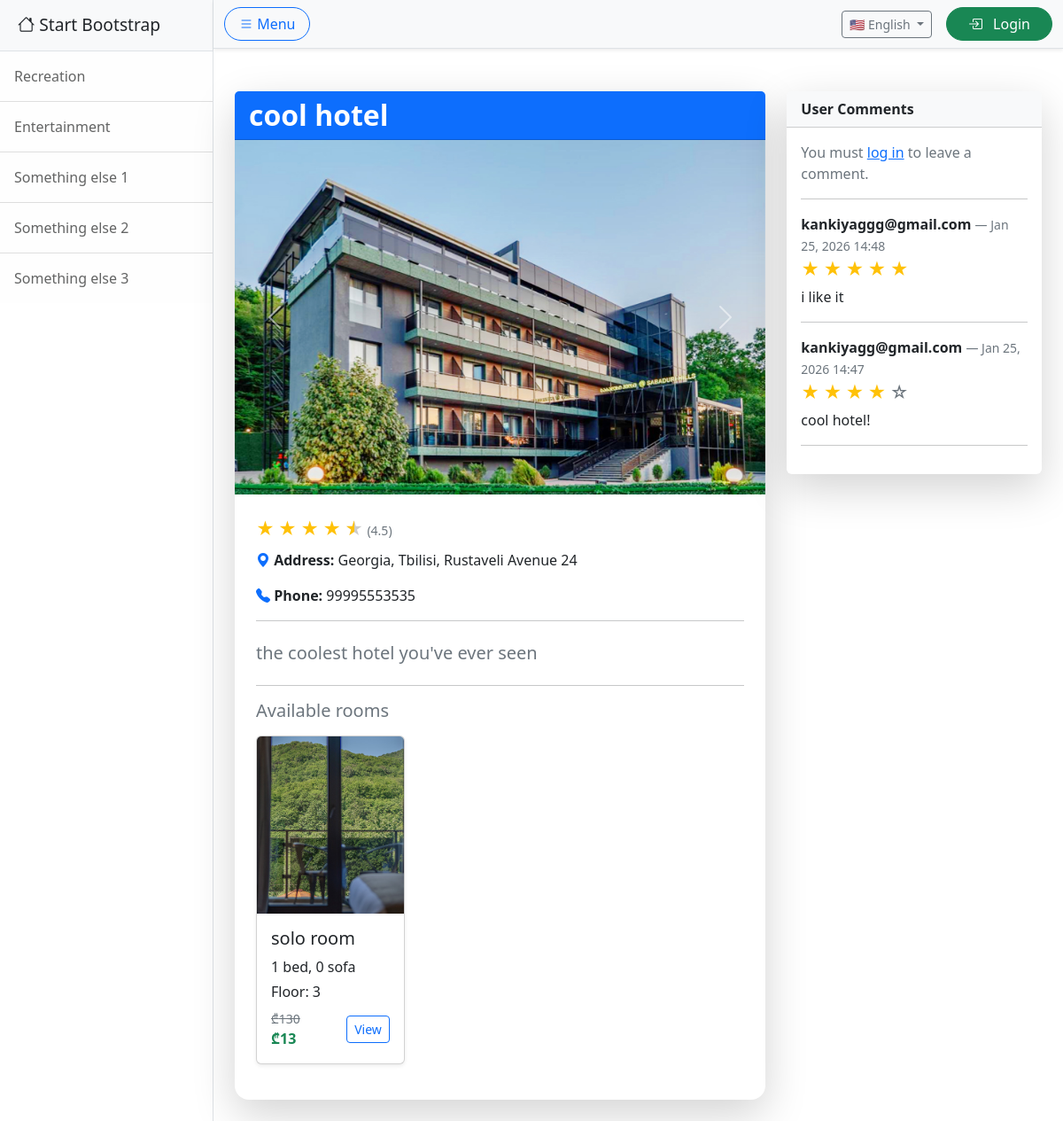
/en/housing/7/, run on the app's committed database.
### housing/models.py (models this page shows, shortened)
class Houses(models.Model):
    owner = models.ForeignKey(
        settings.AUTH_USER_MODEL,
        on_delete=models.CASCADE,
        related_name='houses'
    )
    name = models.CharField(_('Name'), max_length=128)
    description = models.TextField(_('Description'), null=True, blank=True)
    address = models.CharField(_('Address'), max_length=256, null=True, blank=True)
    latitude = models.FloatField(null=True, blank=True)
    longitude = models.FloatField(null=True, blank=True)
    phone_number = models.CharField(
        _('Phone number'),
        validators=[phone_regex],
        max_length=17,
        blank=True
    )
    created_at = models.DateTimeField(auto_now_add=True)

class HouseImage(models.Model):
    house = models.ForeignKey(Houses, on_delete=models.CASCADE, related_name='images')
    image = models.ImageField(upload_to='housing_images/')
    uploaded_at = models.DateTimeField(auto_now_add=True)

class Room(models.Model):
    house = models.ForeignKey(Houses, on_delete=models.CASCADE, related_name='rooms', verbose_name=_("House"))
    name = models.CharField(_("Room name"), max_length=128)
    description = models.TextField(_("Description"), blank=True, null=True)
    beds = models.PositiveIntegerField(_("Beds"), default=1, validators=[MinValueValidator(1), MaxValueValidator(10)])
    sofas = models.PositiveIntegerField(_("Sofas"), default=0, validators=[MaxValueValidator(5)])
    floor = models.PositiveIntegerField(_("Floor"), default=1, validators=[MinValueValidator(1), MaxValueValidator(100)])
    smoking_allowed = models.BooleanField(_("Smoking allowed"), default=False)
    has_balcony = models.BooleanField(_("Balcony"), default=False)
    has_tv = models.BooleanField(_("TV"), default=False)
    has_air_conditioning = models.BooleanField(_("Air conditioning"), default=False)
    has_wifi = models.BooleanField(_("Wi-Fi"), default=False)
    price_per_night = models.DecimalField(_("Price per night"), max_digits=8, decimal_places=2)
    discount = models.PositiveSmallIntegerField(_("Discount (%)"), default=0, validators=[MinValueValidator(0), MaxValueValidator(100)])
    is_active = models.BooleanField(_("Room is available"), default=True)
    @property
    def discounted_price(self):
        if self.discount > 0:
            return self.price_per_night * (Decimal(100) - self.discount) / Decimal(100)
        return self.price_per_night

class RoomImage(models.Model):
    room = models.ForeignKey(Room, on_delete=models.CASCADE, related_name='images')
    image = models.ImageField(upload_to='room_images/')
    uploaded_at = models.DateTimeField(auto_now_add=True)

class Comment(models.Model):
    house = models.ForeignKey('Houses', related_name='comments', on_delete=models.CASCADE)
    user = models.ForeignKey(settings.AUTH_USER_MODEL, on_delete=models.CASCADE)
    content = models.TextField(blank=True)
    rating = models.PositiveSmallIntegerField(
        choices=[(i, str(i)) for i in range(1, 6)],
        validators=[MinValueValidator(1), MaxValueValidator(5)],
        null=True, blank=True
    )
    created_at = models.DateTimeField(auto_now_add=True)
    class Meta:
        ordering = ['-created_at']
        unique_together = ('house', 'user')

### accounts/models.py (models this page shows)
class CustomUser(AbstractUser):
    ROLE_CHOICES = [
    ('guest', 'Обычный пользователь'),
    ('hotel_owner', 'Владелец отеля'),
    ]
    username = None
    email = models.EmailField(unique=True)
    role = models.CharField(max_length=20, choices=ROLE_CHOICES, default='guest')
    USERNAME_FIELD = 'email'
    REQUIRED_FIELDS = []
    objects = CustomUserManager()

### housing/views.py (the view, shortened to what this page needs)
# urls.py: path('<int:pk>/', views.house_page, name='house_page'),
def house_page(request, pk):
    house = get_object_or_404(Houses, pk=pk)
    user = request.user
    form = CommentForm()
    active_rooms = house.rooms.filter(is_active=True)
    def user_has_booking():
        if not user.is_authenticated:
            return False
        return Booking.objects.filter(
            user=user,
            room__house=house
        ).exists()
    page = request.GET.get('page', 1)
    paginator = Paginator(
        house.comments.exclude(content="").order_by('-created_at'),
        9
    )
    try:
        comments = paginator.page(page)
    except:
        comments = paginator.page(1)
    existing_comment = None
    has_booking = False
    if user.is_authenticated:
        existing_comment = Comment.objects.filter(house=house, user=user).first()
        has_booking = user_has_booking()
    average_rating = house.comments.aggregate(avg=Avg('rating'))['avg'] or 0
    full_stars = floor(average_rating)
    half_star = 1 if average_rating - full_stars >= 0.5 else 0
    empty_stars = 5 - full_stars - half_star
    context = {
        "house": house,
        "rooms": active_rooms,
        "pk": pk,
        "form": form,
        "comments": comments,
        "existing_comment": existing_comment,
        "has_booking": has_booking,
        "average_rating": average_rating,
        "full_stars": range(full_stars),
        "half_star": half_star,
        "empty_stars": range(empty_stars),
    }
    return render(request, 'housing/house_page.html', context)

### housing/templates/housing/house_page.html (shortened to what this page needs)
{% extends "base.html" %}
{% load static %}
{% load i18n %}
{% block content %}
<div class="container mt-5">
  <div class="row">
    <div class="col-lg-8">
      <article class="card shadow-lg border-0 rounded-4 mb-4">
        <div class="card-header bg-primary text-white d-flex justify-content-between align-items-center rounded-top-4">
          <h2 class="fw-bold mb-0">{{ house.name }}</h2>
        </div>
        {% if house.images.exists %}
        <div id="houseCarousel" class="carousel slide" data-bs-ride="carousel">
          <div class="carousel-inner">
            {% for img in house.images.all %}
            <div class="carousel-item {% if forloop.first %}active{% endif %}">
              <img src="{{ img.image.url }}" class="d-block w-100" style="object-fit: cover; height: 400px;" alt="{{ house.name }}">
            </div>
            {% endfor %}
          </div>
          <button class="carousel-control-prev" type="button" data-bs-target="#houseCarousel" data-bs-slide="prev">
            <span class="carousel-control-prev-icon" aria-hidden="true"></span>
          </button>
          <button class="carousel-control-next" type="button" data-bs-target="#houseCarousel" data-bs-slide="next">
            <span class="carousel-control-next-icon" aria-hidden="true"></span>
          </button>
        </div>
        {% else %}
        <img src="{% static 'housing/no_image.jpg' %}" alt="{% trans 'No image' %}" class="img-fluid" style="object-fit: cover; height: 400px; width: 100%;">
        {% endif %}
        <div class="card-body p-4">
          <div class="mb-2">
            {% for _ in full_stars %}
              <span class="star full">&#9733;</span>
            {% endfor %}
            {% if half_star %}
              <span class="star half">&#9733;</span>
            {% endif %}
            <small class="text-muted">({{ average_rating|floatformat:1 }})</small>
          </div>
          {% if house.address %}
          <p><i class="bi bi-geo-alt-fill text-primary"></i> <strong>{% trans "Address" %}:</strong> {{ house.address }}</p>
          {% endif %}
          {% if house.phone_number %}
          <p><i class="bi bi-telephone-fill text-primary"></i> <strong>{% trans "Phone" %}:</strong> {{ house.phone_number }}</p>
          {% endif %}
          <hr>
          {% if house.description %}
          <p class="fs-5 lh-lg text-muted">{{ house.description }}</p>
          {% endif %}
          <hr>
          {% if house.rooms.exists %}
              <h5 class="text-secondary mb-3">{% trans "Available rooms" %}</h5>
            <div class="row g-4">
              {% for room in rooms %}
              <div class="col-md-6 col-lg-4">
                <div class="card h-100 shadow-sm room-item" data-href="{% url 'room_detail' pk=room.id %}" tabindex="0">
                  {% if room.images.exists %}
                  <img src="{{ room.images.first.image.url }}" class="card-img-top" style="height:200px; object-fit:cover;" alt="{{ room.name }}">
                  {% else %}
                  <img src="{% static 'housing/no_image.jpg' %}" class="card-img-top" style="height:200px; object-fit:cover;" alt="{% trans 'No image' %}">
                  {% endif %}
                  <div class="card-body d-flex flex-column">
                    <h5 class="card-title">{{ room.name }}</h5>
                    <p class="card-text mb-1">{% blocktrans with beds=room.beds sofas=room.sofas %}{{ beds }} bed{{ beds|pluralize }}, {{ sofas }} sofa{{ sofas|pluralize }}{% endblocktrans %}</p>
                    <p class="card-text mb-2">{% blocktrans with floor=room.floor %} Floor: {{ floor }} {% endblocktrans %}</p>
                    <div class="mt-auto d-flex justify-content-between align-items-center">
                      {% if room.discount > 0 %}
                        <div class="d-flex flex-column">
                          <span class="text-muted text-decoration-line-through small">
                            ₾{{ room.price_per_night|floatformat:0 }}
                          </span>
                          <span class="text-success fw-bold">
                            ₾{{ room.discounted_price|floatformat:0 }}
                          </span>
                        </div>
                      {% else %}
                        <span class="text-success fw-bold">
                          ₾{{ room.price_per_night|floatformat:0 }}
                        </span>
                      {% endif %}
                      <a href="{% url 'room_detail' pk=room.id %}" class="btn btn-sm btn-outline-primary">{% trans "View" %}</a>
                    </div>
                  </div>
                </div>
              </div>
              {% endfor %}
            </div>
          {% endif %}
        </div>
      </article>
    </div>
    <div class="col-lg-4">
      <div class="card shadow-lg border-0 sticky-top" style="top: 80px;">
        <div class="card-header bg-light fw-bold">{% trans "User Comments" %}</div>
        <div class="card-body">
          {% if user.is_authenticated and has_booking and not existing_comment %}
            <form id="comment-form" method="post">
                {% csrf_token %}
                <input type="hidden" id="selected-rating" name="rating" value="5">
                <label class="form-label fw-bold">{% trans "Rate this hotel:" %}</label>
                <div class="star-rating d-flex flex-row-reverse justify-content-end mb-3">
                    {% for i in "54321" %}
                    <input type="radio" id="star{{ i }}" class="d-none">
                    <label for="star{{ i }}" class="star fs-3 text-secondary" style="cursor:pointer;">&#9733;</label>
                    {% endfor %}
                </div>
                {{ form.content }}
                <div class="text-end mt-2">
                    <button class="btn btn-primary btn-sm" type="button" id="submit-comment">
                        {% trans "Submit" %}
                    </button>
                </div>
            </form>
          {% elif user.is_authenticated and not has_booking %}
            <p class="text-muted">{% trans "Only users who have booked a room in this hotel can leave a review." %}</p>
          {% elif user.is_authenticated and existing_comment %}
            <p class="text-muted">{% trans "You have already rated this hotel." %}</p>
          {% else %}
            <p class="text-muted">{% trans "You must" %} <a href="{% url 'login' %}">{% trans "log in" %}</a> {% trans "to leave a comment." %}</p>
          {% endif %}
          <hr>
          <div id="comments-container">
            {% include 'housing/comments_list.html' %}
          </div>
        </div>
      </div>
    </div>
  </div>
</div>
{% endblock %}

### housing/templates/housing/comments_list.html (shortened to what this page needs)
{% load i18n %}
<div id="comments-container">
    {% for comment in comments %}
        <div class="mb-3">
            <strong>{{ comment.user.email }}</strong>
            <small class="text-muted">
                — {{ comment.created_at|date:"M d, Y H:i" }}
            </small>
            <p class="mb-1">
                {% with comment.rating|default:0|add:0 as rating_num %}
                    {% for i in "12345" %}
                        {% if forloop.counter <= rating_num %}
                            <span class="text-warning fs-5">&#9733;</span>
                        {% else %}
                            <span class="text-muted fs-5">&#9734;</span>
                        {% endif %}
                    {% endfor %}
                {% endwith %}
            </p>
            {% if comment.content %}
                <p class="mb-0">{{ comment.content }}</p>
            {% endif %}
            <hr>
        </div>
    {% empty %}
        <p class="text-muted">{% trans "No comments yet. Be the first to comment!" %}</p>
    {% endfor %}
</div>

### data on the page
Houses: name "cool hotel", address "Georgia, Tbilisi, Rustaveli Avenue 24", phone_number "99995553535", description "the coolest hotel you've ever seen"
HouseImage: image (picture)
Room: images.first.image (picture), name "solo room", price_per_night "130", discounted_price "13"
Comment: user.email "kankiyaggg@gmail.com", created_at "Jan 25, 2026 14:48", rating 5 (drawn), content "i like it"
Comment: user.email "kankiyagg@gmail.com", created_at "Jan 25, 2026 14:47", rating 4 (drawn), content "cool hotel!"

### other printed values
{{ average_rating|floatformat:1 }} "4.5"
